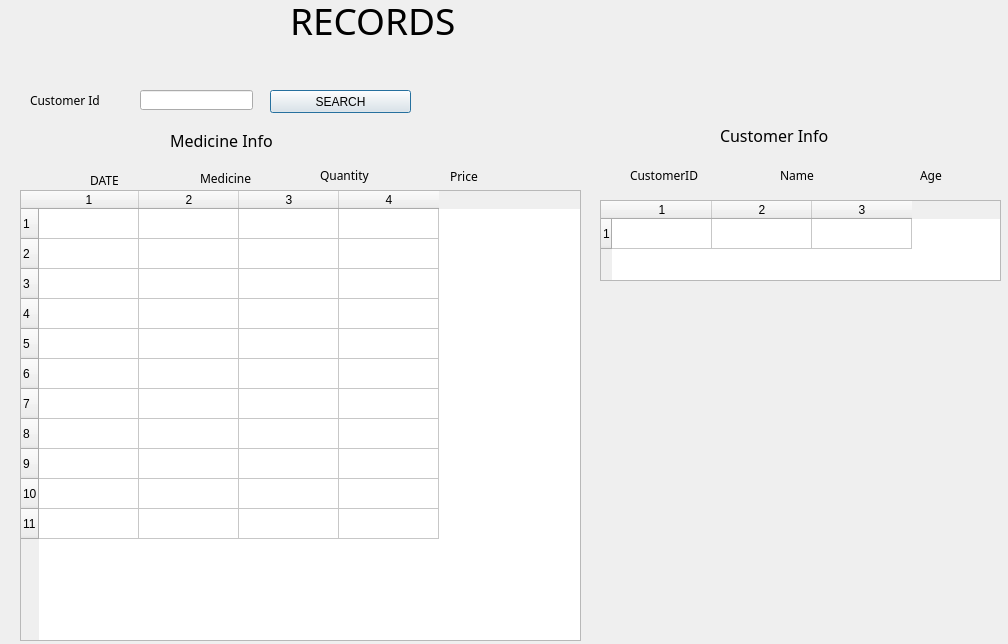
<?xml version="1.0" encoding="UTF-8"?>
<ui version="4.0">
 <class>Dialog2</class>
 <widget class="QDialog" name="Dialog2">
  <property name="geometry">
   <rect>
    <x>0</x>
    <y>0</y>
    <width>1008</width>
    <height>644</height>
   </rect>
  </property>
  <property name="cursor">
   <cursorShape>ArrowCursor</cursorShape>
  </property>
  <property name="windowTitle">
   <string>Dialog</string>
  </property>
  <widget class="QLabel" name="label">
   <property name="geometry">
    <rect>
     <x>290</x>
     <y>0</y>
     <width>191</width>
     <height>41</height>
    </rect>
   </property>
   <property name="font">
    <font>
     <family>Segoe Print</family>
     <pointsize>28</pointsize>
    </font>
   </property>
   <property name="text">
    <string>RECORDS</string>
   </property>
  </widget>
  <widget class="QLineEdit" name="custid">
   <property name="geometry">
    <rect>
     <x>140</x>
     <y>90</y>
     <width>113</width>
     <height>20</height>
    </rect>
   </property>
  </widget>
  <widget class="QLabel" name="label_2">
   <property name="geometry">
    <rect>
     <x>30</x>
     <y>90</y>
     <width>111</width>
     <height>20</height>
    </rect>
   </property>
   <property name="font">
    <font>
     <family>Segoe Print</family>
     <pointsize>9</pointsize>
    </font>
   </property>
   <property name="text">
    <string>Customer Id</string>
   </property>
  </widget>
  <widget class="QPushButton" name="srch">
   <property name="geometry">
    <rect>
     <x>270</x>
     <y>90</y>
     <width>141</width>
     <height>23</height>
    </rect>
   </property>
   <property name="text">
    <string>SEARCH</string>
   </property>
  </widget>
  <widget class="QTableWidget" name="list1">
   <property name="geometry">
    <rect>
     <x>20</x>
     <y>190</y>
     <width>561</width>
     <height>451</height>
    </rect>
   </property>
   <property name="rowCount">
    <number>11</number>
   </property>
   <property name="columnCount">
    <number>4</number>
   </property>
   <row/>
   <row/>
   <row/>
   <row/>
   <row/>
   <row/>
   <row/>
   <row/>
   <row/>
   <row/>
   <row/>
   <column/>
   <column/>
   <column/>
   <column/>
  </widget>
  <widget class="QTableWidget" name="list2">
   <property name="geometry">
    <rect>
     <x>600</x>
     <y>200</y>
     <width>401</width>
     <height>81</height>
    </rect>
   </property>
   <property name="rowCount">
    <number>1</number>
   </property>
   <property name="columnCount">
    <number>3</number>
   </property>
   <row/>
   <column/>
   <column/>
   <column/>
  </widget>
  <widget class="QLabel" name="label_3">
   <property name="geometry">
    <rect>
     <x>170</x>
     <y>130</y>
     <width>151</width>
     <height>20</height>
    </rect>
   </property>
   <property name="font">
    <font>
     <family>Segoe Print</family>
     <pointsize>12</pointsize>
    </font>
   </property>
   <property name="text">
    <string>Medicine Info</string>
   </property>
  </widget>
  <widget class="QLabel" name="label_4">
   <property name="geometry">
    <rect>
     <x>720</x>
     <y>120</y>
     <width>191</width>
     <height>31</height>
    </rect>
   </property>
   <property name="font">
    <font>
     <family>Segoe Print</family>
     <pointsize>12</pointsize>
    </font>
   </property>
   <property name="text">
    <string>Customer Info</string>
   </property>
  </widget>
  <widget class="QLabel" name="label_5">
   <property name="geometry">
    <rect>
     <x>200</x>
     <y>170</y>
     <width>71</width>
     <height>16</height>
    </rect>
   </property>
   <property name="font">
    <font>
     <family>Segoe Print</family>
     <pointsize>9</pointsize>
    </font>
   </property>
   <property name="text">
    <string>Medicine </string>
   </property>
  </widget>
  <widget class="QLabel" name="label_6">
   <property name="geometry">
    <rect>
     <x>320</x>
     <y>165</y>
     <width>81</width>
     <height>21</height>
    </rect>
   </property>
   <property name="font">
    <font>
     <family>Segoe Print</family>
     <pointsize>9</pointsize>
    </font>
   </property>
   <property name="text">
    <string>Quantity</string>
   </property>
  </widget>
  <widget class="QLabel" name="label_7">
   <property name="geometry">
    <rect>
     <x>450</x>
     <y>170</y>
     <width>47</width>
     <height>13</height>
    </rect>
   </property>
   <property name="font">
    <font>
     <family>Segoe Print</family>
     <pointsize>9</pointsize>
    </font>
   </property>
   <property name="text">
    <string>Price</string>
   </property>
  </widget>
  <widget class="QLabel" name="label_8">
   <property name="geometry">
    <rect>
     <x>630</x>
     <y>160</y>
     <width>101</width>
     <height>31</height>
    </rect>
   </property>
   <property name="font">
    <font>
     <family>Segoe Print</family>
     <pointsize>9</pointsize>
    </font>
   </property>
   <property name="text">
    <string>CustomerID</string>
   </property>
  </widget>
  <widget class="QLabel" name="label_9">
   <property name="geometry">
    <rect>
     <x>780</x>
     <y>160</y>
     <width>47</width>
     <height>31</height>
    </rect>
   </property>
   <property name="font">
    <font>
     <family>Segoe Print</family>
     <pointsize>9</pointsize>
    </font>
   </property>
   <property name="text">
    <string>Name</string>
   </property>
  </widget>
  <widget class="QLabel" name="label_10">
   <property name="geometry">
    <rect>
     <x>920</x>
     <y>160</y>
     <width>47</width>
     <height>31</height>
    </rect>
   </property>
   <property name="font">
    <font>
     <family>Segoe Print</family>
     <pointsize>9</pointsize>
    </font>
   </property>
   <property name="text">
    <string>Age</string>
   </property>
  </widget>
  <widget class="QLabel" name="label_11">
   <property name="geometry">
    <rect>
     <x>90</x>
     <y>170</y>
     <width>47</width>
     <height>21</height>
    </rect>
   </property>
   <property name="font">
    <font>
     <family>Segoe Print</family>
    </font>
   </property>
   <property name="text">
    <string>DATE</string>
   </property>
  </widget>
 </widget>
 <resources/>
 <connections/>
</ui>
